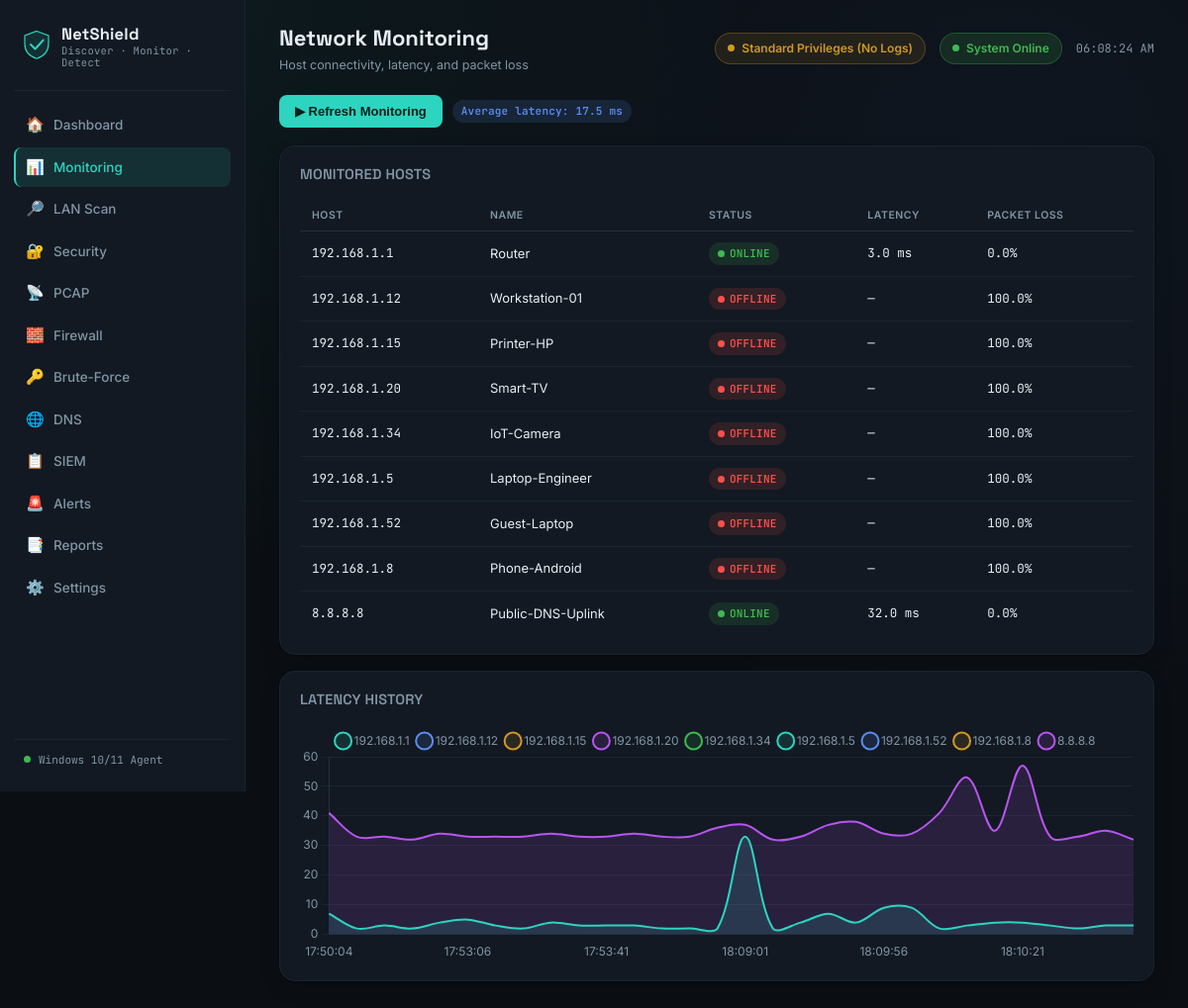
Screenshot of /monitoring with the database file from the repository.
### tables this page shows
CREATE TABLE devices (
    id          INTEGER PRIMARY KEY AUTOINCREMENT,
    ip_address  TEXT NOT NULL,
    hostname    TEXT,
    mac_address TEXT,
    status      TEXT DEFAULT 'online',      -- online / offline
    last_seen   TEXT
);

### app.py (the view)
@app.route("/monitoring")
def monitoring_page():
    hosts = monitoring.get_monitored_hosts()
    return render_template(
        "monitoring.html", active="monitoring",
        hosts=hosts, avg_latency=monitoring.average_latency()
    )

### app.py (called while the page is built)
def is_admin():
    try:
        return ctypes.windll.shell32.IsUserAnAdmin() != 0
    except Exception:
        return False

@app.context_processor
def inject_privileges():
    return dict(is_admin=is_admin())

### database/database.py (called while the page is built)
def get_connection():
    conn = sqlite3.connect(DB_PATH)
    conn.row_factory = sqlite3.Row
    conn.execute("PRAGMA foreign_keys = ON")
    return conn

### modules/monitoring/monitoring.py (called while the page is built)
def average_latency():
    hosts = [h for h in get_monitored_hosts() if h["latency_ms"] is not None]
    if not hosts:
        return 0
    return round(sum(h["latency_ms"] for h in hosts) / len(hosts), 1)

### templates/monitoring.html (shortened to what this page needs)
{% extends "base.html" %}
{% block page_title %}Network Monitoring{% endblock %}
{% block page_sub %}Host connectivity, latency, and packet loss{% endblock %}
{% block content %}
<div class="btn-row">
  <button class="btn" onclick="location.reload()">▶ Refresh Monitoring</button>
  <span class="badge badge-info">Average latency: {{ avg_latency }} ms</span>
</div>
<div class="card">
  <div class="card-header"><h2>Monitored Hosts</h2></div>
  <div class="table-wrap">
    <table class="data-table">
      <thead>
        <tr><th>Host</th><th>Name</th><th>Status</th><th>Latency</th><th>Packet Loss</th></tr>
      </thead>
      <tbody>
        {% for h in hosts %}
        <tr>
          <td class="mono">{{ h.host }}</td>
          <td>{{ h.hostname }}</td>
          <td>
            {% if h.status == 'online' %}
              <span class="badge badge-good"><span class="dot dot-good"></span> ONLINE</span>
            {% else %}
              <span class="badge badge-bad"><span class="dot dot-bad"></span> OFFLINE</span>
            {% endif %}
          </td>
          <td class="mono">{{ h.latency_ms if h.latency_ms is not none else "—" }} {{ "ms" if h.latency_ms is not none }}</td>
          <td class="mono">{{ h.packet_loss }}%</td>
        </tr>
        {% endfor %}
      </tbody>
    </table>
  </div>
</div>
<div class="card mt-16">
  <div class="card-header"><h2>Latency History</h2></div>
  <div class="chart-box"><canvas id="monChart"></canvas></div>
</div>
{% endblock %}
{% block extra_scripts %}
<script>
fetch("/api/monitoring/history")
  .then(r => r.json())
  .then(series => {
    const colors = ["#2DD4BF", "#5B8DEF", "#D29922", "#B855F0", "#3FB950"];
    const hosts = Object.keys(series);
    const labels = hosts.length ? series[hosts[0]].labels : [];
    const datasets = hosts.map((h, i) => ({ label: h, data: series[h].data, color: colors[i % colors.length] }));
    buildLineChart(document.getElementById("monChart"), labels, datasets);
  });
</script>
{% endblock %}

### static/css/style.css (style rules this page uses)
:root { --bg: #0B0F14; --surface: #121922; --surface-alt: #182430; --surface-hover: #1C2A37; --border: #21303D; --border-soft: #1A252F; --text: #E7EEF4; --text-muted: #8195A6; --text-faint: #4A5A68; --accent: #2DD4BF; --accent-soft: rgba(45, 212, 191, 0.12); --accent-2: #5B8DEF; --good: #3FB950; --good-soft: rgba(63, 185, 80, 0.14); --warn: #D29922; --warn-soft: rgba(210, 153, 34, 0.14); --danger: #F85149; --danger-soft: rgba(248, 81, 73, 0.14); --critical: #B855F0; --critical-soft: rgba(184, 85, 240, 0.14); --radius-sm: 8px; --radius-md: 12px; --radius-lg: 16px; --font-display: 'Space Grotesk', sans-serif; --font-body: 'Inter', sans-serif; --font-mono: 'JetBrains Mono', monospace; --shadow-card: 0 1px 2px rgba(0,0,0,0.4), 0 8px 24px -12px rgba(0,0,0,0.5); }
* { box-sizing: border-box; }
html, body { height: 100%; }
body { margin: 0; background: var(--bg); background-image: radial-gradient(circle at 15% 0%, rgba(45,212,191,0.06), transparent 40%), radial-gradient(circle at 85% 15%, rgba(91,141,239,0.05), transparent 45%); color: var(--text); font-family: var(--font-body); font-size: 14px; line-height: 1.5; -webkit-font-smoothing: antialiased; }
.card { background: var(--surface); border: 1px solid var(--border-soft); border-radius: var(--radius-lg); padding: 18px 20px; box-shadow: var(--shadow-card); }
.card-header { display: flex; align-items: center; justify-content: space-between; margin-bottom: 14px; }
.card-header h2 { font-family: var(--font-display); font-size: 14.5px; font-weight: 600; margin: 0; letter-spacing: 0.2px; text-transform: uppercase; color: var(--text-muted); }
.badge { display: inline-flex; align-items: center; gap: 5px; padding: 3px 9px; border-radius: 999px; font-size: 11px; font-weight: 600; letter-spacing: 0.2px; font-family: var(--font-mono); white-space: nowrap; }
.badge-good { background: var(--good-soft); color: var(--good); }
.badge-bad { background: var(--danger-soft); color: var(--danger); }
.badge-info { background: rgba(91,141,239,0.14); color: var(--accent-2); }
.dot { width: 7px; height: 7px; border-radius: 50%; display: inline-block; }
.dot-good { background: var(--good); }
.dot-bad { background: var(--danger); }
.table-wrap { overflow-x: auto; }
table.data-table { width: 100%; border-collapse: collapse; font-size: 13px; }
.data-table th { text-align: left; font-size: 10.5px; text-transform: uppercase; letter-spacing: 0.5px; color: var(--text-muted); padding: 8px 12px; border-bottom: 1px solid var(--border); font-weight: 600; }
.data-table td { padding: 11px 12px; border-bottom: 1px solid var(--border-soft); color: var(--text); }
.data-table tr:last-child td { border-bottom: none; }
.mono { font-family: var(--font-mono); font-size: 12.5px; color: var(--text); }
.btn { display: inline-flex; align-items: center; gap: 7px; background: var(--accent); color: #06201C; border: none; padding: 9px 16px; border-radius: var(--radius-sm); font-weight: 600; font-size: 13px; cursor: pointer; transition: filter 0.15s ease, transform 0.05s ease; }
.btn-row { display: flex; gap: 10px; margin-bottom: 18px; flex-wrap: wrap; align-items: center; }
.chart-box { position: relative; height: 240px; }
.mt-16 { margin-top: 16px; }

### rows the page displays
devices: host "192.168.1.1", hostname "Router", shows "ONLINE", latency_ms "3.0", latency_ms "ms", packet_loss "0.0"
devices: host "192.168.1.12", hostname "Workstation-01", shows "OFFLINE", latency_ms "—", packet_loss "100.0"
devices: host "192.168.1.15", hostname "Printer-HP", shows "OFFLINE", latency_ms "—", packet_loss "100.0"
devices: host "192.168.1.20", hostname "Smart-TV", shows "OFFLINE", latency_ms "—", packet_loss "100.0"
devices: host "192.168.1.34", hostname "IoT-Camera", shows "OFFLINE", latency_ms "—", packet_loss "100.0"
devices: host "192.168.1.5", hostname "Laptop-Engineer", shows "OFFLINE", latency_ms "—", packet_loss "100.0"
devices: host "192.168.1.52", hostname "Guest-Laptop", shows "OFFLINE", latency_ms "—", packet_loss "100.0"
devices: host "192.168.1.8", hostname "Phone-Android", shows "OFFLINE", latency_ms "—", packet_loss "100.0"
devices: host "8.8.8.8", hostname "Public-DNS-Uplink", shows "ONLINE", latency_ms "32.0", latency_ms "ms", packet_loss "0.0"

### other values shown
{{ avg_latency }} "17.5"
